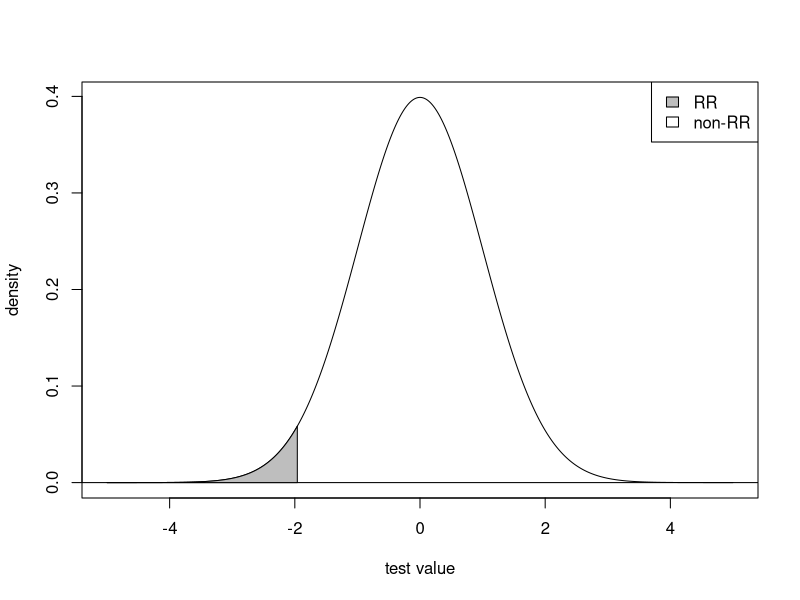
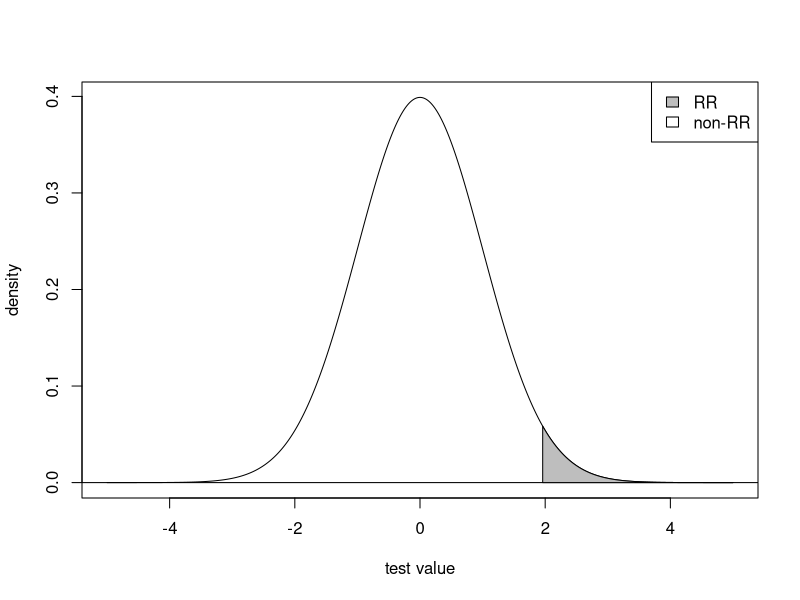
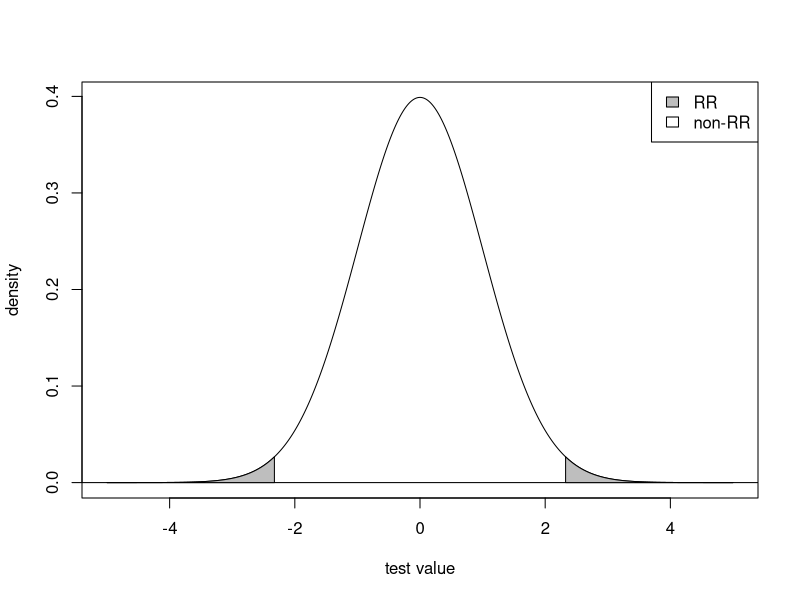
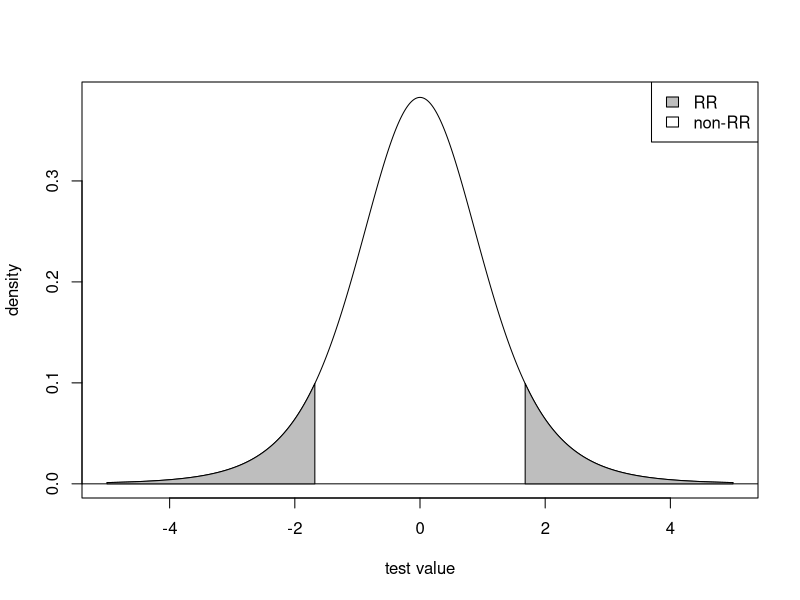

Recreate these plots in R, in order.
draw_cr <- function(type = "two-tailed", df, cv, lowerx = -5, upperx = 5) {
  x <- seq(lowerx, upperx, len = 1000)
  dx <- dt(x, df = df)
  plot(x, dx, xlab = "test value", ylab = "density", type = "l")
  abline(h = 0)

  if(type == "left-tailed") {
    cvx <- seq(lowerx, cv, len = 100)
    cvx2 <- c(cvx, rev(cvx))
    dcvx <- dt(cvx, df = df)
    dcvx2 <- c(dcvx, rep(0, length(cvx)))
    polygon(cvx2, dcvx2, col = "grey")
  }else if (type == "right-tailed") {
    cvx <- seq(cv, upperx, len = 100)
    cvx2 <- c(cvx, rev(cvx))
    dcvx <- dt(cvx, df = df)
    dcvx2 <- c(dcvx, rep(0, length(cvx)))
    polygon(cvx2, dcvx2, col = "grey")
  }else {
    cvx <- seq(lowerx, -abs(cv), len = 100)
    cvx2 <- c(cvx, rev(cvx))
    dcvx <- dt(cvx, df = df)
    dcvx2 <- c(dcvx, rep(0, length(cvx)))
    polygon(cvx2, dcvx2, col = "grey")
    cvx <- seq(abs(cv), upperx, len = 100)
    cvx2 <- c(cvx, rev(cvx))
    dcvx <- dt(cvx, df = df)
    dcvx2 <- c(dcvx, rep(0, length(cvx)))
    polygon(cvx2, dcvx2, col = "grey")
  }
  
  legend("topright", c("RR", "non-RR"), fill = c("grey", "white"))
}

# draw left-tailed rejection region for z distribution
draw_cr("left-tailed", df = 1e99, cv = -1.96)
# draw right-tailed rejection region for z distribution
draw_cr("right-tailed", df = 1e99, cv = 1.96)
# draw two-tailed rejection region for z distribution
draw_cr("two-tailed", df = 1e99, cv = 2.326)
# draw two-tailed rejection region for distribution with 6 df
draw_cr("two-tailed", df = 6, cv = 1.68)
